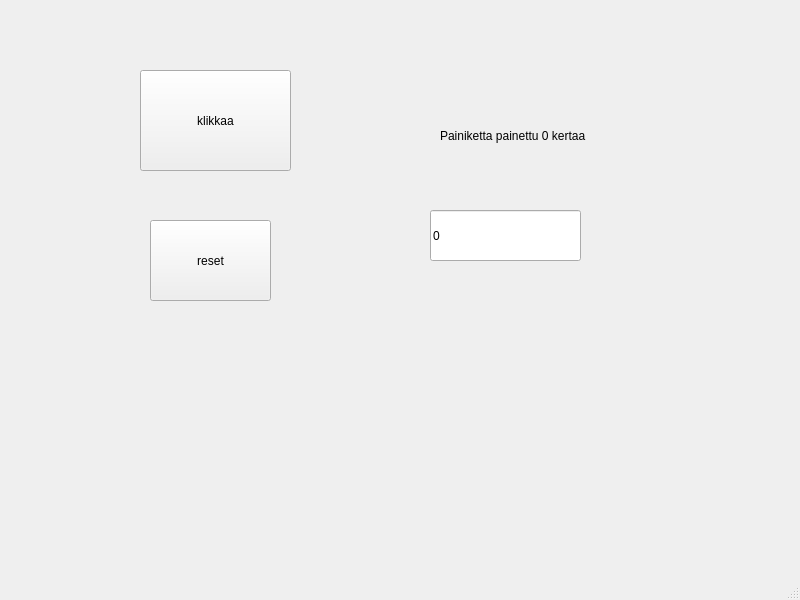
<?xml version="1.0" encoding="UTF-8"?>
<ui version="4.0">
 <class>MainWindow</class>
 <widget class="QMainWindow" name="MainWindow">
  <property name="geometry">
   <rect>
    <x>0</x>
    <y>0</y>
    <width>800</width>
    <height>600</height>
   </rect>
  </property>
  <property name="windowTitle">
   <string>MainWindow</string>
  </property>
  <widget class="QWidget" name="centralwidget">
   <widget class="QPushButton" name="btnCount">
    <property name="geometry">
     <rect>
      <x>140</x>
      <y>70</y>
      <width>151</width>
      <height>101</height>
     </rect>
    </property>
    <property name="text">
     <string>klikkaa</string>
    </property>
   </widget>
   <widget class="QPushButton" name="btnReset">
    <property name="geometry">
     <rect>
      <x>150</x>
      <y>220</y>
      <width>121</width>
      <height>81</height>
     </rect>
    </property>
    <property name="text">
     <string>reset</string>
    </property>
   </widget>
   <widget class="QLineEdit" name="txtResult">
    <property name="geometry">
     <rect>
      <x>430</x>
      <y>210</y>
      <width>151</width>
      <height>51</height>
     </rect>
    </property>
    <property name="text">
     <string>0</string>
    </property>
   </widget>
   <widget class="QLabel" name="labelInfo">
    <property name="geometry">
     <rect>
      <x>440</x>
      <y>100</y>
      <width>151</width>
      <height>71</height>
     </rect>
    </property>
    <property name="text">
     <string>Painiketta painettu 0 kertaa</string>
    </property>
   </widget>
  </widget>
  <widget class="QMenuBar" name="menubar">
   <property name="geometry">
    <rect>
     <x>0</x>
     <y>0</y>
     <width>800</width>
     <height>21</height>
    </rect>
   </property>
  </widget>
  <widget class="QStatusBar" name="statusbar"/>
 </widget>
 <resources/>
 <connections/>
</ui>
